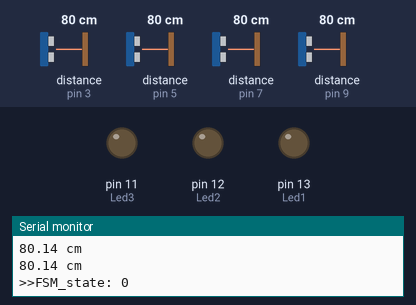
A sketch run on a simulated Arduino Uno, built with avr-gcc and run on an emulated ATmega328P. Shown: output pins drawn as LEDs (lit = HIGH), the last lines printed to the serial monitor. Wiring (inferred from the names in the program): 2 × ultrasonic range finder: trigger pin 4, echo pin 3 / trigger pin 10, echo pin 9. The test bench sets the inputs (shaded band); at power-on: distance to the obstacle (sensors on pin 3, pin 5, pin 9, pin 7) 80 cm. The echo pulse lasts 58.3 µs per cm; pins used as bus, display or sensor lines are not drawn.

Above: at 1.2 s.
1.3 s: distance to the obstacle (sensor on pin 3) set to 2 cm
4.3 s: distance to the obstacle (sensor on pin 5) set to 7 cm
5.8 s: distance to the obstacle (sensor on pin 5) set to 4 cm
At 6.9 s:
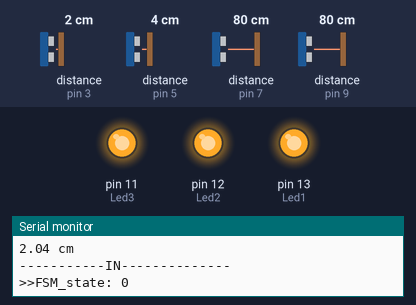
7.4 s: distance to the obstacle (sensor on pin 9) set to 2 cm
10.4 s: distance to the obstacle (sensor on pin 3) set to 4 cm
12.8 s: distance to the obstacle (sensor on pin 3) set to 7 cm
At 14.6 s:
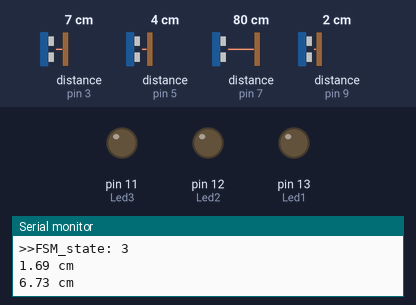
Timing chart, 0 to 16.1 s (numbered marks = the images above; inputs shaded):
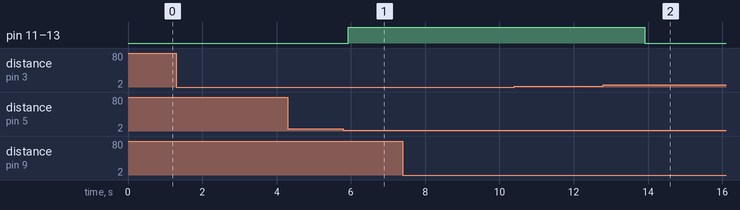

Measured:
- the behaviour switches between 6 and 5 cm on distance to the obstacle (sensor on pin 5) (found by bisection; images 0 and 1)
- the behaviour switches between 5 and 6 cm on distance to the obstacle (sensor on pin 3) (found by bisection; images 1 and 2)
- after the input at 5.8 s, pin 11 (Led3), pin 12 (Led2), pin 13 (Led1): LOW → HIGH after 0.13 s
- after the input at 12.8 s, pin 11 (Led3), pin 12 (Led2), pin 13 (Led1): HIGH → LOW after 1.1 s

The sketch:

sketch_dual.ino
```cpp
#define echoPinA 9
#define trigPinA 10
#define echoPinB 7
#define trigPinB 8

#define echoPinC 5
#define trigPinC 6
#define echoPinD 3
#define trigPinD 4

int Led1 = 13;
int Led2 = 12;
int Led3 = 11;
int Ledx = 10; // indicator of sensor detection

int sensor1 = 0;
int sensor2 = 0;
int sensor3 = 0;
int sensor4 = 0;

float wall_distance = 5.5;
float duration1, distance1, distance2, duration2;
float duration3, distance3, distance4, duration4;

volatile int FSM_state = 0;

unsigned long detect_timeout;
unsigned long timer1, timer1_diff;
unsigned long timer2, timer2_diff;

int walking = 0;

void setup()
{
  Serial.begin(9600);
  pinMode(trigPinA, OUTPUT);
  pinMode(echoPinA, INPUT);
  pinMode(trigPinB, OUTPUT);
  pinMode(echoPinB, INPUT);

  pinMode(trigPinC, OUTPUT);
  pinMode(echoPinC, INPUT);
  pinMode(trigPinD, OUTPUT);
  pinMode(echoPinD, INPUT);

  pinMode(Led1, OUTPUT);
  pinMode(Led2, OUTPUT);
  pinMode(Led3, OUTPUT);
  pinMode(Ledx, OUTPUT);
}

float frontsensor(int trigPin, int echoPin)
{
  // Serial.println("Activate Sensor1 & Sensor4: ");
  float duration, distance;
  digitalWrite(trigPin, LOW);
  delayMicroseconds(2);
  digitalWrite(trigPin, HIGH);
  delayMicroseconds(10);
  digitalWrite(trigPin, LOW);

  duration = pulseIn(echoPin, HIGH); //tini=micros();
  distance = (duration / 2) * 0.0345;

   Serial.print(distance);
   Serial.println(" cm");
  return distance;
}

float backsensor(int trigPin, int echoPin)
{
  // Serial.println("Activate Sensor2 & Sensor3: ");
  float duration, distance;
  delay(60);
  digitalWrite(trigPin, HIGH);
  delayMicroseconds(500);
  digitalWrite(trigPin, LOW);
  duration = pulseIn(echoPin, HIGH);
  distance = (duration / 2) * 0.0344;
  return distance;
}

void loop()
{
  Serial.print(">>FSM_state: ");
  Serial.println(FSM_state);

  distance1 = frontsensor(trigPinA, echoPinA);
  distance4 = frontsensor(trigPinD, echoPinD);

  lightup();

  digitalWrite(Ledx, LOW);

  if (distance4 >= 1 && distance4 <= wall_distance)
  {
    //detect an object, activate sensor4
    sensor4 = 1;
  }

  if (distance1 >= 1 && distance1 <= wall_distance)
  {
    //detect an object, activate sensor1
    sensor1 = 1;
  }

  if ((sensor1 + sensor4) >= 1)
  {
    FSM();
  }
}

void lightup()
{
//  Serial.println("lightup, is walking: ");
//  Serial.println(walking);
  if (walking == 1)
  {
    digitalWrite(Led1, HIGH);
    digitalWrite(Led2, HIGH);
    digitalWrite(Led3, HIGH);
  }
  else
  {
    digitalWrite(Led3, LOW);
    digitalWrite(Led2, LOW);
    digitalWrite(Led1, LOW);
  }
}

void FSM() //detect the state of the object
{
  int detect_timeout = 1000; //timeout 1s
  switch (FSM_state)
  {

  case 0:
    lightup();
    digitalWrite(Ledx, LOW);
    if (sensor1 == 1)
    {
      FSM_state = 1;
    }
    if (sensor4 == 1)
    {
      FSM_state = 2;
    }

    break;

  case 1:
    timer1 = millis(); // activate timer_r for sensor 2
    lightup();
    digitalWrite(Ledx, HIGH);
    FSM_state = 3;
    break;

  case 2:
    timer2 = millis(); // activate timer_t for sensor 3
    lightup();
    digitalWrite(Ledx, HIGH);
    FSM_state = 4;
    break;

  case 3:
    // sensor 2 detect within timer1
    distance2 = backsensor(trigPinB, echoPinB);

    timer1_diff = millis() - timer1;

    // sensor2 activated within timer1

    if (timer1_diff < detect_timeout)
    {
      if (distance2 >= 1 && distance2 < wall_distance)
      {
        FSM_state = 5;
      }
    }
    else
    {
      FSM_state = 6;
    }
    break;

  case 4:
    // sensor 3 detect within timer2
    distance3 = backsensor(trigPinC, echoPinC);

    timer2_diff = millis() - timer2;

    if (timer2_diff < detect_timeout)
    {
      if (distance3 >= 1 && distance3 < wall_distance)
      {
        FSM_state = 5;
      }
    }
    else
    {
      FSM_state = 6;
    }

    break;

  case 5:
    walking = 1;
    digitalWrite(Ledx, HIGH);
    lightup();

    Serial.println();
    Serial.print("-----------IN-------------- ");
    Serial.println();
    sensor1 = 0;
    sensor4 = 0;
    FSM_state = 0;

    break;

  case 6:
    walking = 0;
    digitalWrite(Ledx, LOW);
    lightup();
    Serial.println();
    Serial.print("-----------OUT -------------- ");
    Serial.println();

    sensor1 = 0;
    sensor4 = 0;
    FSM_state = 0;

    break;
  }
}
```
